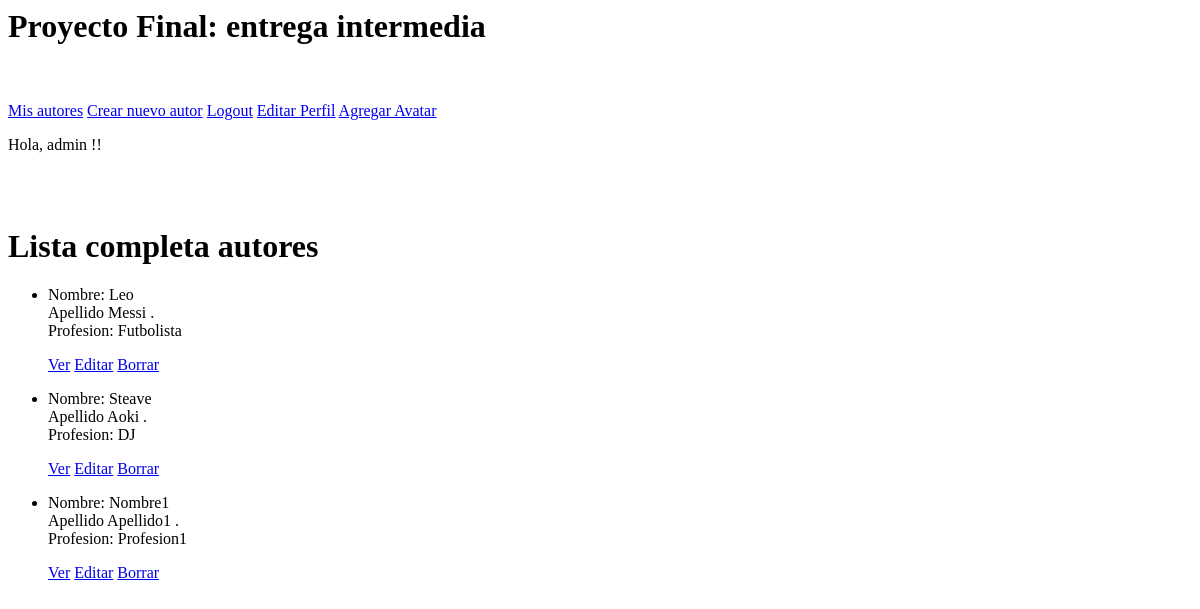
The app's page /blog/autor/list (signed in), older data.
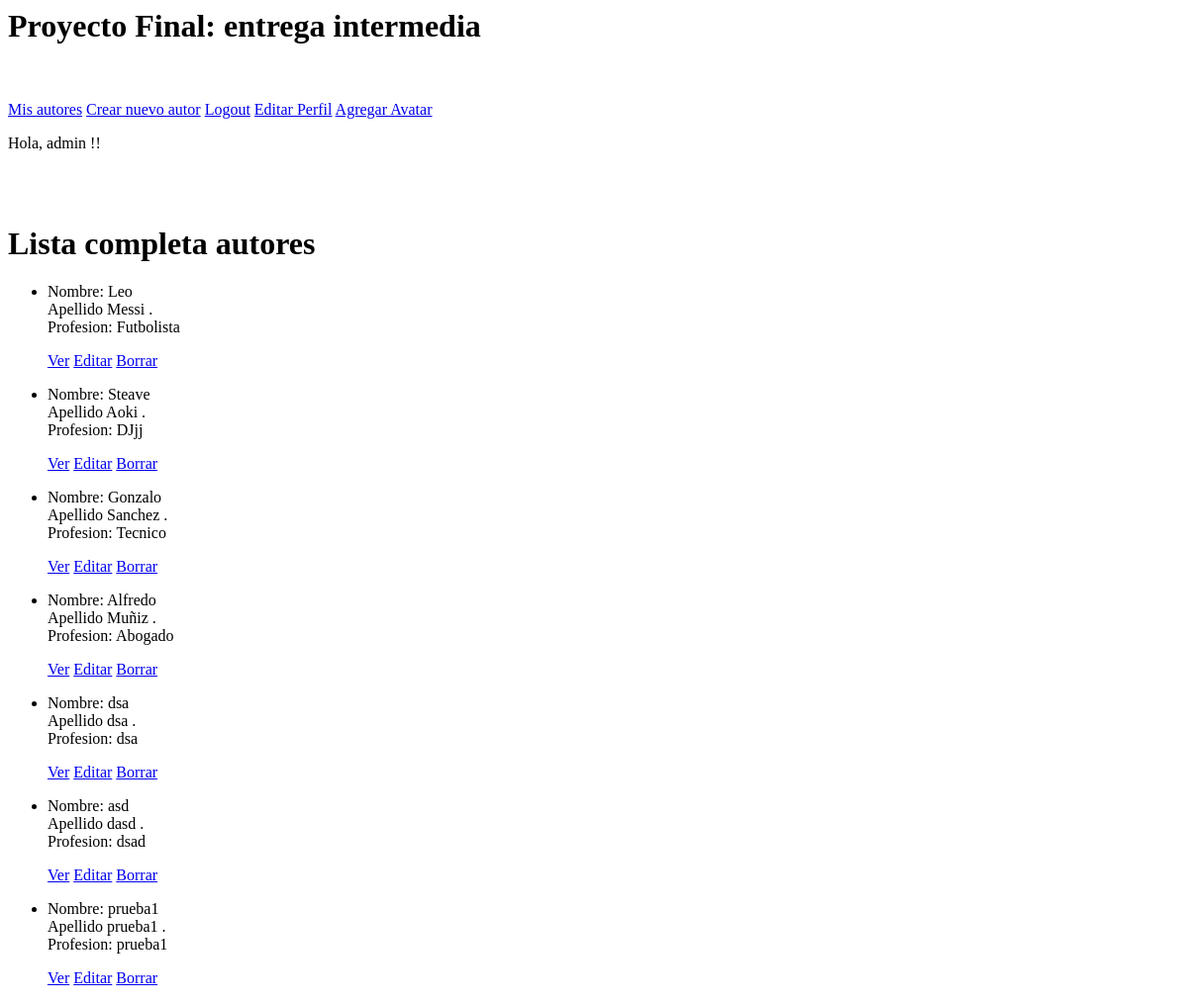
The same page, newer data.
### blog/models.py (models this page shows, shortened)
class Autor(models.Model):
    class Meta:
        verbose_name_plural = "Autores"
    nombre = models.CharField(max_length=30)
    apellido = models.CharField(max_length=30)
    profesion = models.CharField(max_length=30)

### blog/views.py (the view)
# urls.py: path("autor/list", AutorList.as_view(), name="AutorList"),
class AutorList(LoginRequiredMixin, ListView):
    model = Autor
    template_name = "blog/autor_list.html"

### blog/templates/blog/autor_list.html
{% extends "blog/madre.html" %}
{% block inserte_aqui_su_contenido %}
<h1>Lista completa autores</h1>
<ul>
    {% for autor in object_list %}
    <li>
        <p>Nombre: {{ autor.nombre }}
        <br> Apellido {{ autor.apellido}} .
        <br> Profesion: {{ autor.profesion }}</p>
    <p>
        <a href="{% url 'AutorDetail' autor.id %}">Ver</a>
        <a href="{% url 'AutorUpdate' autor.id %}">Editar</a>
        <a href="{% url 'AutorDelete' autor.id %}">Borrar</a>
    </p>
    </li>
    {% endfor %}
</ul>
{% endblock %}

Row changes from the older to the newer data that the page shows:
removed Autor: nombre "Nombre1", apellido "Apellido1", profesion "Profesion1"
changed Autor "Steave": profesion "DJ" → "DJjj"
added Autor: nombre "Gonzalo", apellido "Sanchez", profesion "Tecnico"
added Autor: nombre "Alfredo", apellido "Muñiz", profesion "Abogado"
added Autor: nombre "dsa", apellido "dsa", profesion "dsa"
added Autor: nombre "asd", apellido "dasd", profesion "dsad"
added Autor: nombre "prueba1", apellido "prueba1", profesion "prueba1"
